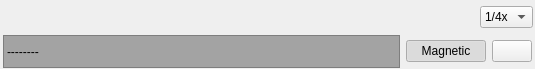
<?xml version="1.0" encoding="UTF-8"?>
<ui version="4.0">
 <class>MultiToolbarsStackedWidget</class>
 <widget class="QStackedWidget" name="MultiToolbarsStackedWidget">
  <property name="geometry">
   <rect>
    <x>0</x>
    <y>0</y>
    <width>535</width>
    <height>69</height>
   </rect>
  </property>
  <property name="sizePolicy">
   <sizepolicy hsizetype="Preferred" vsizetype="Minimum">
    <horstretch>0</horstretch>
    <verstretch>0</verstretch>
   </sizepolicy>
  </property>
  <property name="maximumSize">
   <size>
    <width>16777215</width>
    <height>70</height>
   </size>
  </property>
  <property name="windowTitle">
   <string>StackedWidget</string>
  </property>
  <property name="currentIndex">
   <number>1</number>
  </property>
  <widget class="QWidget" name="pageDevice">
   <widget class="QPushButton" name="playDeviceButton">
    <property name="geometry">
     <rect>
      <x>40</x>
      <y>20</y>
      <width>44</width>
      <height>32</height>
     </rect>
    </property>
    <property name="toolTip">
     <string>Play/pause</string>
    </property>
    <property name="text">
     <string/>
    </property>
    <property name="icon">
     <iconset resource="../ema.qrc">
      <normaloff>:/icons/icons/16x16/media-playback-start.png</normaloff>:/icons/icons/16x16/media-playback-start.png</iconset>
    </property>
    <property name="iconSize">
     <size>
      <width>22</width>
      <height>22</height>
     </size>
    </property>
    <property name="flat">
     <bool>true</bool>
    </property>
   </widget>
   <widget class="QPushButton" name="grayscaleImageButton">
    <property name="geometry">
     <rect>
      <x>340</x>
      <y>20</y>
      <width>46</width>
      <height>34</height>
     </rect>
    </property>
    <property name="toolTip">
     <string>Use grayscale input instead of color</string>
    </property>
    <property name="text">
     <string/>
    </property>
    <property name="icon">
     <iconset resource="../../main/piaf.qrc">
      <normaloff>:/images/22x22/view-color.png</normaloff>
      <normalon>:/images/22x22/view-gray.png</normalon>:/images/22x22/view-color.png</iconset>
    </property>
    <property name="checkable">
     <bool>true</bool>
    </property>
    <property name="flat">
     <bool>true</bool>
    </property>
   </widget>
  </widget>
  <widget class="QWidget" name="pageMovie">
   <layout class="QVBoxLayout" name="verticalLayout">
    <property name="spacing">
     <number>1</number>
    </property>
    <property name="margin">
     <number>1</number>
    </property>
    <item>
     <widget class="QWidget" name="movieToolbarWidget" native="true">
      <layout class="QHBoxLayout" name="horizontalLayout_2">
       <property name="spacing">
        <number>1</number>
       </property>
       <property name="margin">
        <number>1</number>
       </property>
       <item>
        <widget class="QPushButton" name="goFirstButton">
         <property name="toolTip">
          <string>Go to first image</string>
         </property>
         <property name="text">
          <string/>
         </property>
         <property name="icon">
          <iconset resource="../ema.qrc">
           <normaloff>:/icons/icons/16x16/media-seek-backward.png</normaloff>:/icons/icons/16x16/media-seek-backward.png</iconset>
         </property>
         <property name="iconSize">
          <size>
           <width>22</width>
           <height>22</height>
          </size>
         </property>
         <property name="flat">
          <bool>true</bool>
         </property>
        </widget>
       </item>
       <item>
        <widget class="QPushButton" name="goPrevButton">
         <property name="toolTip">
          <string>Go to previous image</string>
         </property>
         <property name="text">
          <string/>
         </property>
         <property name="icon">
          <iconset resource="../ema.qrc">
           <normaloff>:/icons/icons/16x16/media-skip-backward.png</normaloff>:/icons/icons/16x16/media-skip-backward.png</iconset>
         </property>
         <property name="iconSize">
          <size>
           <width>22</width>
           <height>22</height>
          </size>
         </property>
         <property name="flat">
          <bool>true</bool>
         </property>
        </widget>
       </item>
       <item>
        <widget class="QPushButton" name="playButton">
         <property name="toolTip">
          <string>Play/pause</string>
         </property>
         <property name="text">
          <string/>
         </property>
         <property name="icon">
          <iconset resource="../ema.qrc">
           <normaloff>:/icons/icons/16x16/media-playback-start.png</normaloff>
           <normalon>:/icons/icons/16x16/media-playback-pause.png</normalon>:/icons/icons/16x16/media-playback-start.png</iconset>
         </property>
         <property name="iconSize">
          <size>
           <width>22</width>
           <height>22</height>
          </size>
         </property>
         <property name="checkable">
          <bool>true</bool>
         </property>
         <property name="flat">
          <bool>true</bool>
         </property>
        </widget>
       </item>
       <item>
        <widget class="QPushButton" name="goNextButton">
         <property name="toolTip">
          <string>Go to next image</string>
         </property>
         <property name="text">
          <string/>
         </property>
         <property name="icon">
          <iconset resource="../ema.qrc">
           <normaloff>:/icons/icons/16x16/media-skip-forward.png</normaloff>:/icons/icons/16x16/media-skip-forward.png</iconset>
         </property>
         <property name="iconSize">
          <size>
           <width>22</width>
           <height>22</height>
          </size>
         </property>
         <property name="flat">
          <bool>true</bool>
         </property>
        </widget>
       </item>
       <item>
        <widget class="QPushButton" name="goLastButton">
         <property name="toolTip">
          <string>Go to last image</string>
         </property>
         <property name="text">
          <string/>
         </property>
         <property name="icon">
          <iconset resource="../ema.qrc">
           <normaloff>:/icons/icons/16x16/media-seek-forward.png</normaloff>:/icons/icons/16x16/media-seek-forward.png</iconset>
         </property>
         <property name="iconSize">
          <size>
           <width>22</width>
           <height>22</height>
          </size>
         </property>
         <property name="flat">
          <bool>true</bool>
         </property>
        </widget>
       </item>
       <item>
        <spacer name="horizontalSpacer">
         <property name="orientation">
          <enum>Qt::Horizontal</enum>
         </property>
         <property name="sizeHint" stdset="0">
          <size>
           <width>40</width>
           <height>20</height>
          </size>
         </property>
        </spacer>
       </item>
       <item>
        <widget class="QPushButton" name="grayscaleButton">
         <property name="toolTip">
          <string>Use grayscale input instead of color</string>
         </property>
         <property name="text">
          <string/>
         </property>
         <property name="icon">
          <iconset resource="../../main/piaf.qrc">
           <normaloff>:/images/22x22/view-color.png</normaloff>
           <normalon>:/images/22x22/view-gray.png</normalon>:/images/22x22/view-color.png</iconset>
         </property>
         <property name="checkable">
          <bool>true</bool>
         </property>
         <property name="flat">
          <bool>true</bool>
         </property>
        </widget>
       </item>
       <item>
        <widget class="QComboBox" name="speedComboBox">
         <property name="sizePolicy">
          <sizepolicy hsizetype="Minimum" vsizetype="Fixed">
           <horstretch>0</horstretch>
           <verstretch>0</verstretch>
          </sizepolicy>
         </property>
         <item>
          <property name="text">
           <string>1/4x</string>
          </property>
         </item>
         <item>
          <property name="text">
           <string>1/2x</string>
          </property>
         </item>
         <item>
          <property name="text">
           <string>1x</string>
          </property>
         </item>
         <item>
          <property name="text">
           <string>2x</string>
          </property>
         </item>
         <item>
          <property name="text">
           <string>4x</string>
          </property>
         </item>
         <item>
          <property name="text">
           <string>8x</string>
          </property>
         </item>
        </widget>
       </item>
      </layout>
     </widget>
    </item>
    <item>
     <widget class="QWidget" name="widget" native="true">
      <layout class="QHBoxLayout" name="horizontalLayout">
       <property name="leftMargin">
        <number>2</number>
       </property>
       <property name="topMargin">
        <number>0</number>
       </property>
       <property name="rightMargin">
        <number>2</number>
       </property>
       <property name="bottomMargin">
        <number>0</number>
       </property>
       <item>
        <widget class="QImageDisplay" name="timeLineLabel">
         <property name="sizePolicy">
          <sizepolicy hsizetype="Expanding" vsizetype="Preferred">
           <horstretch>0</horstretch>
           <verstretch>0</verstretch>
          </sizepolicy>
         </property>
         <property name="styleSheet">
          <string notr="true">background-color: rgb(163, 163, 163);</string>
         </property>
         <property name="frameShape">
          <enum>QFrame::StyledPanel</enum>
         </property>
         <property name="text">
          <string>--------</string>
         </property>
        </widget>
       </item>
       <item>
        <widget class="QPushButton" name="magneticButton">
         <property name="toolTip">
          <string>Magnetic navigation mode</string>
         </property>
         <property name="text">
          <string>Magnetic</string>
         </property>
         <property name="checkable">
          <bool>true</bool>
         </property>
         <property name="checked">
          <bool>true</bool>
         </property>
        </widget>
       </item>
       <item>
        <widget class="QPushButton" name="bookmarksButton">
         <property name="toolTip">
          <string>Bookmarks menu</string>
         </property>
         <property name="text">
          <string/>
         </property>
         <property name="icon">
          <iconset resource="../ema.qrc">
           <normaloff>:/icons/icons/16x16/bookmark-toolbar.png</normaloff>:/icons/icons/16x16/bookmark-toolbar.png</iconset>
         </property>
         <property name="iconSize">
          <size>
           <width>22</width>
           <height>22</height>
          </size>
         </property>
        </widget>
       </item>
      </layout>
     </widget>
    </item>
   </layout>
  </widget>
 </widget>
 <customwidgets>
  <customwidget>
   <class>QImageDisplay</class>
   <extends>QLabel</extends>
   <header location="global">qimagedisplay.h</header>
  </customwidget>
 </customwidgets>
 <resources>
  <include location="../ema.qrc"/>
  <include location="../../main/piaf.qrc"/>
 </resources>
 <connections/>
</ui>
